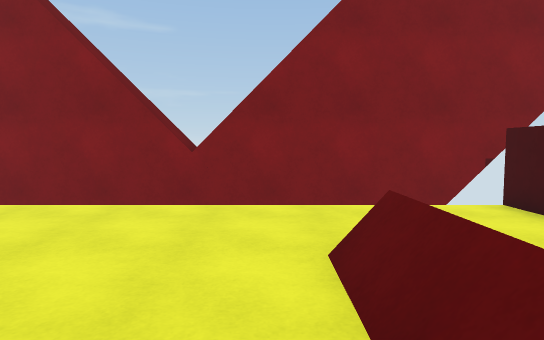
[1] (above)

20 first-person views from a walk through a 3-D level made in the Unity game engine. The camera is 1.3 m above the floor, tilts 4° down and sees 75° across. The floor is counted in squares, 1 m on a side. Each view is taken from the middle of a square. On the plan, view 1 faces up. The plan holds only what a view shows up to about 15 squares ahead; the rest is blank. The place goes on beyond the plan.

[2]
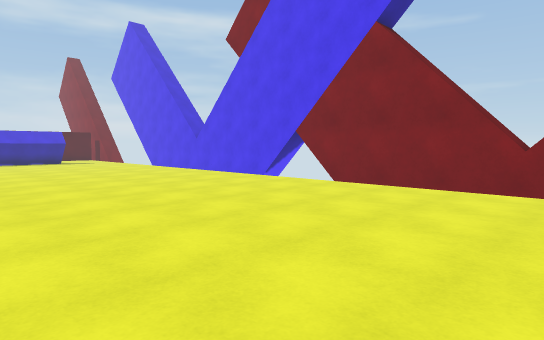

[3]
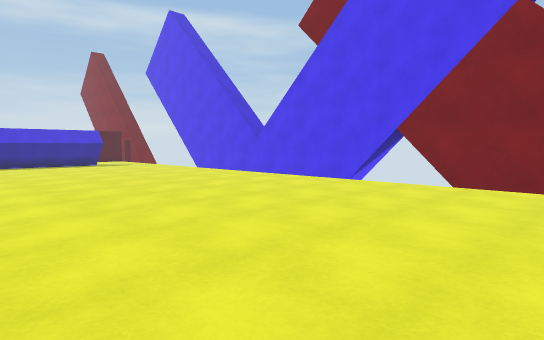

[4]
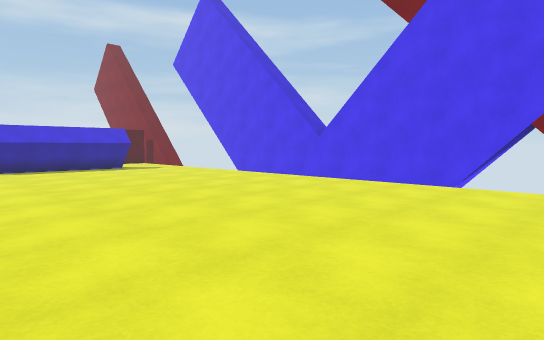

[5]
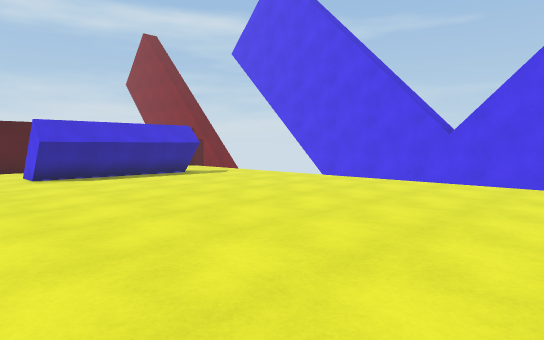

[6]
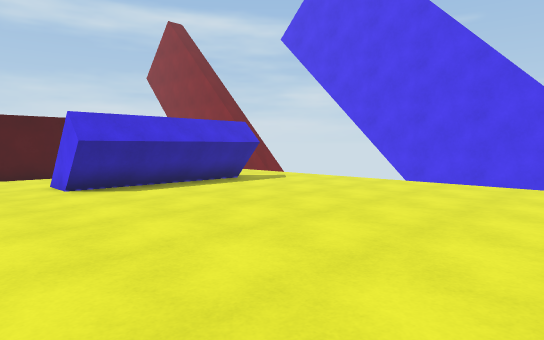

[7]
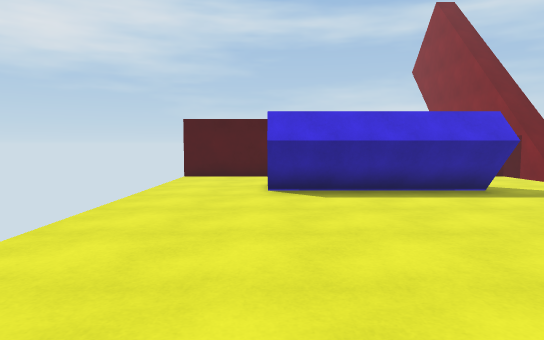

[8]
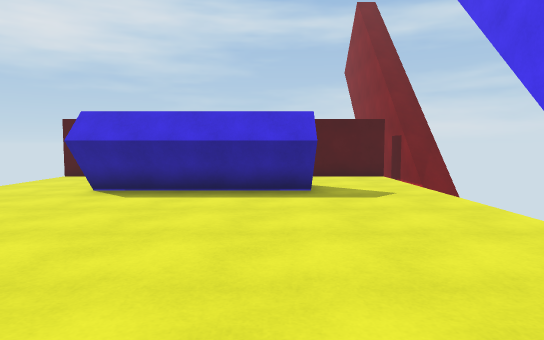

[9]
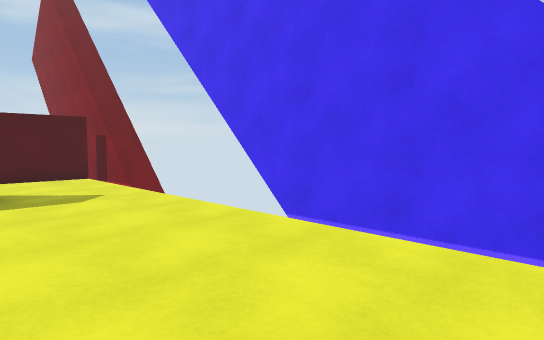

[10]
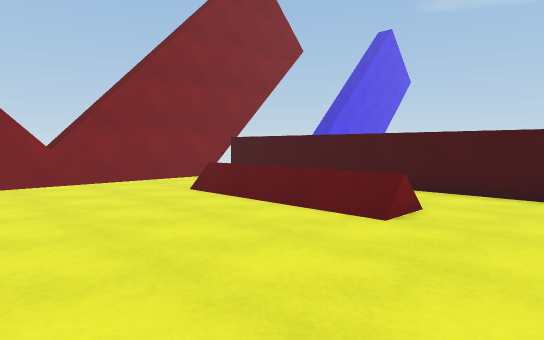

[11]
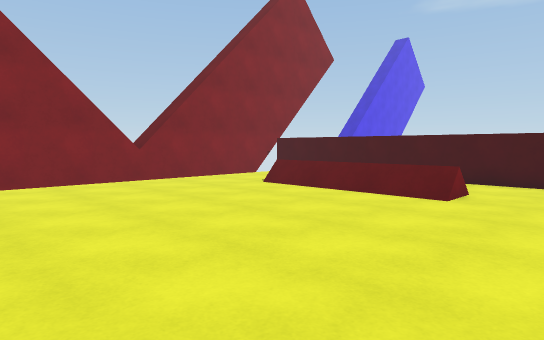

[12]
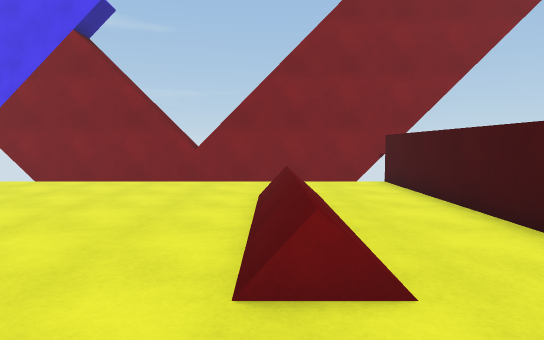

[13]
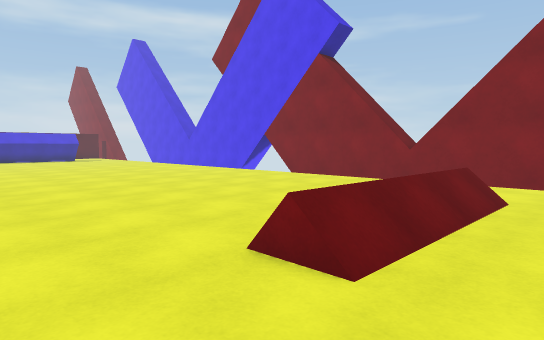

[14]
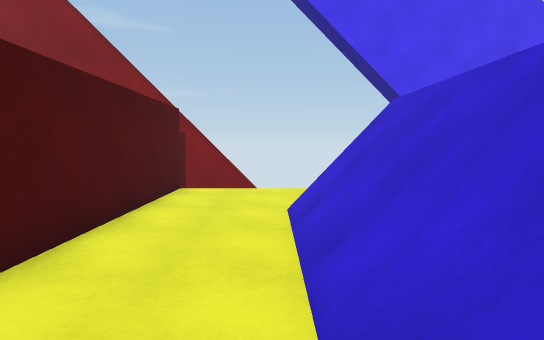

[15]
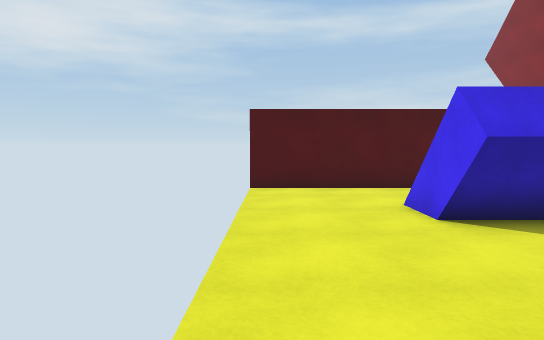

[16]
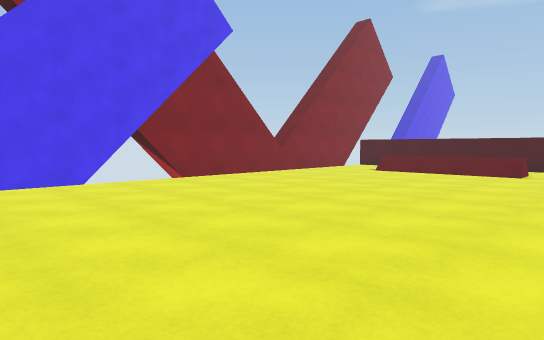

[17]
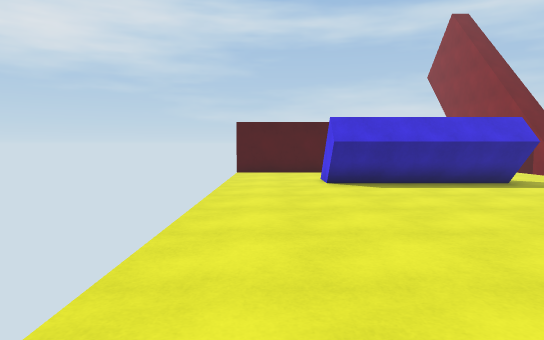

[18]
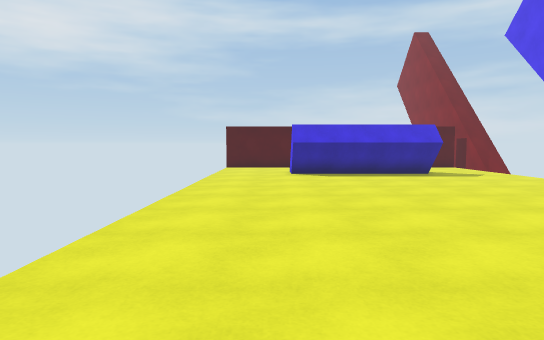

[19]
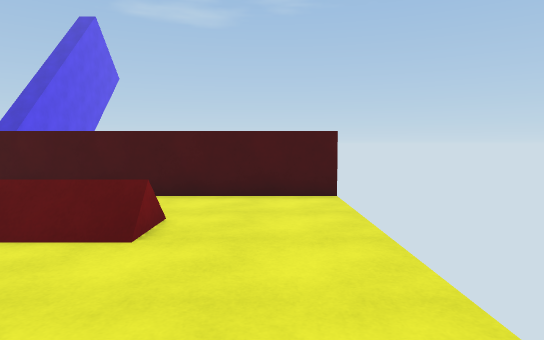

[20]
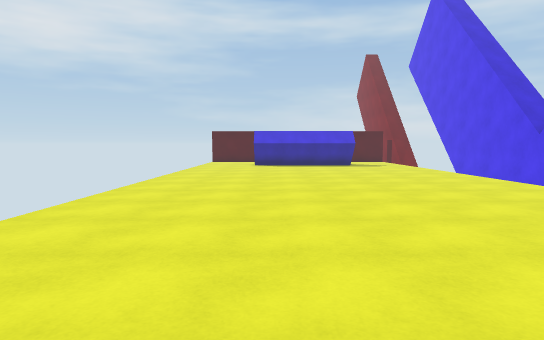

### Floor plan
Key: @ floor where view 1 was taken; # wall or solid block; x gap in a wall; . floor; / step, stairs or slope; = window, fence, low wall or low ledge; ^ raised ledge; v drop or lower ground.
Columns run from 35 left of view 1 to 6 right of it. Each row starts with its distance up from view 1.
  9   vvvv                 ## ##     ^
  8 vxvvvvvvvvvv############vvv######v######vv
  7   #.....................................#
  6   #.....................................#
  5   #.....................................#
  4   #...###...........................=/..#
  3   #...###...........................//..#
  2   #...###...........................//..#
  1   #...###...........................//..#
  0   #...###..........................@//..#
 -1   #...###...........................//..#
 -2   #...###...........................=/..#
 -3   #.....................................#
 -4   #.....................................#
 -5   #....................... .  .. .......#
 -6   vvvvvvvvvvvvvvvvvvvvvvv        vvvvvvvv

Where each view was taken, in squares from view 1:
view 1: 0 up, 0 right, facing up
view 2: 3 down, 0 right, facing up-left
view 3: 4 down, 4 left, facing up-left
view 4: 4 down, 8 left, facing up-left
view 5: 5 down, 13 left, facing up-left
view 6: 5 down, 17 left, facing up-left
view 7: 2 down, 18 left, facing left
view 8: 3 up, 18 left, facing left
view 9: 3 up, 18 left, facing up-left
view 10: 5 down, 5 left, facing up-right
view 11: 5 down, 8 left, facing up-right
view 12: 5 down, 1 right, facing up
view 13: 5 down, 4 right, facing up-left
view 14: 3 down, 30 left, facing up
view 15: 5 down, 22 left, facing left
view 16: 5 down, 16 left, facing up-right
view 17: 4 down, 16 left, facing left
view 18: 3 down, 12 left, facing left
view 19: 4 down, 4 left, facing right
view 20: 1 down, 5 left, facing left
